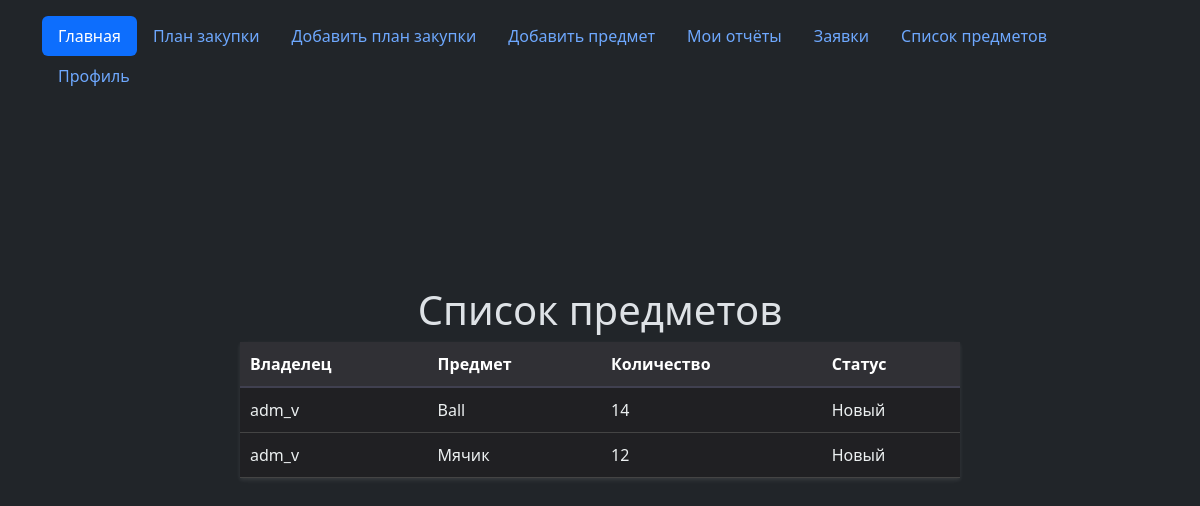
Before: /my_items (signed in) with the older database file.
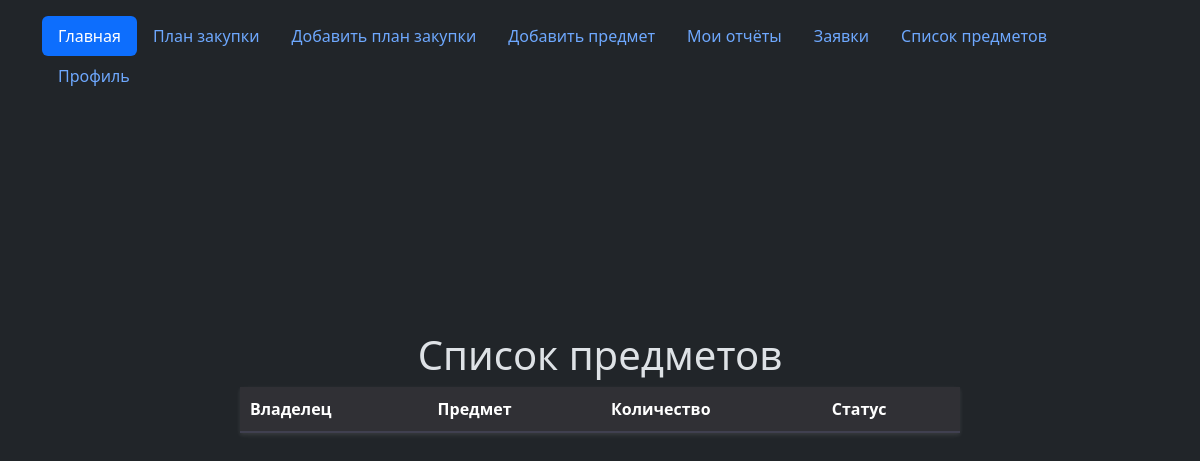
After: the same page with the newer database file.
### tables this page shows
CREATE TABLE inventory (
id integer PRIMARY KEY AUTOINCREMENT,
title text NOT NULL,
text text NOT NULL,
condition text NOT NULL,
owner text NOT NULL,
request text NOT NULL,
status text NOT NULL,
request_quantity text NOT NULL
);

### flsite.py (the view)
@app.route("/my_items")
@login_required
def my_items():
    name = dbase.get_username(current_user.get_id())
    return render_template('my_items.html', role=now_role, title="Мои предметы", inventory=dbase.getMyItems(name), name=name)

### FDataBase.py (called while the page is built)
    def get_username(self, user_id):
        try:
            self.__cur.execute(f"SELECT name FROM users WHERE id = {user_id} LIMIT 1")
            res = self.__cur.fetchone()[0]
            if res:
                return res
        except sqlite3.Error as e:
            print("Ошибка получения имени пользователя из БД " + str(e))
        return (False, False)

    def getUser(self, user_id):
        try:
            self.__cur.execute(f"SELECT * FROM users WHERE id = '{user_id}' LIMIT 1")
            res = self.__cur.fetchone()
            if not res:
                print("Пользователь не найден")
                return False
            return res
        except sqlite3.Error as e:
            print("Ошибка получения данных из БД " + str(e))
        return False

    def getMyItems(self, username):
        try:
            self.__cur.execute(f"SELECT id, title, text, condition, owner, request, status FROM inventory WHERE owner = '{username}'")
            res = self.__cur.fetchall()
            if res: return res
        except sqlite3.Error as e:
            print("Ошибка получения предмета из БД " + str(e))
        return []

### UserLogin.py (called while the page is built)
    def fromDB(self, user_id, db):
        self.__user = db.getUser(user_id)
        return self

    def get_id(self):
        return str(self.__user['id'])

### flsite.py (called while the page is built)
@login_manager.user_loader
def load_user(user_id):
    return UserLogin().fromDB(user_id, dbase)

def connect_db():
    conn = sqlite3.connect(app.config['DATABASE'])
    conn.row_factory = sqlite3.Row
    return conn

def get_db():
    if not hasattr(g, "link_db"):
        g.link_db = connect_db()
    return g.link_db

@app.before_request
def before_request():
    global dbase
    db = get_db()
    dbase = FDataBase(db)

### templates/my_items.html (shortened to what this page needs)
{% extends "base.html" %}
{% block body %}
    <h1>Список предметов</h1>
    <table>
        <thead>
            <tr>
                <th>Владелец</th>
                <th>Предмет</th>
                <th>Количество</th>
                <th>Статус</th>
            </tr>
        </thead>
    <tbody>
        {% for p in inventory %}
            <tr>
                <td>{{ p[4] }}</td>
                <td>{{ p[1] }}</td>
                <td>{{ p[2] }}</td>
                <td>{{ p[3] }}</td>
            </tr>
        {% endfor %}
    </tbody>
    </table>
{% endblock %}

### templates/base.html (shortened to what this page needs)
<!DOCTYPE html>
<html lang="en" data-bs-theme="dark">
<head>
    <link rel="stylesheet" href="/static/css/style.css">
    <link rel="stylesheet" href="https://cdn.jsdelivr.net/npm/bootstrap@5.3.3/dist/css/bootstrap.min.css">
</head>
<body>
    <div class="container">
    <header class="d-flex justify-content-center py-3">
      <ul class="nav nav-pills">
          <li class="nav-item"><a href="/" class="nav-link active" aria-current="page">Главная</a></li>
          {% if role == 1%}
            <li class="nav-item"><a href="/plans" class="nav-link">План закупки</a></li>
            <li class="nav-item"><a href="/add_plan" class="nav-link">Добавить план закупки</a></li>
            <li class="nav-item"><a href="/add_item" class="nav-link">Добавить предмет</a></li>
            <li class="nav-item"><a href="/report" class="nav-link">Мои отчёты</a></li>
            <li class="nav-item"><a href="/admin_requests" class="nav-link">Заявки</a></li>
          {% endif %}
          {% if role != 0 and role != 1 %}
            <li class="nav-item"><a href="/auth" class="nav-link">Войти</a></li>
            <li class="nav-item"><a href="/reg" class="nav-link">Зарегистрироваться</a></li>
          {% else %}
            <li class="nav-item"><a href="/all_items" class="nav-link">Список предметов</a></li>
            <li class="nav-item"><a href="/profile" class="nav-link">Профиль</a></li>
          {% endif %}
      </ul>
    </header>
    </div>
    {% block body %}{% endblock %}
</body>
</html>

### static/css/style.css (style rules this page uses)
body { font-family: sans-serif; background-color: #1e1e1e; display: flex; flex-direction: column; align-items: center; justify-content: center; min-height: 100vh; margin: 0; color: #fff; }
h1 { text-align: center; margin-bottom: 30px; color: #fff; }
table { width: 60%; border-collapse: collapse; margin-bottom: 20px; box-shadow: 0 2px 4px rgba(255, 255, 255, 0.1); background-color: #202023; color: #ecf0f1; }
thead th { background-color: #303035; font-weight: bold; padding: 10px; text-align: left; border-bottom: 2px solid #404050; color: #fff; }
a { text-decoration: none; color: #81ecec; }
.container { position: fixed; top: 0; }

Changed rows visible on the page:
removed inventory: owner "adm_v", title "Ball", text "14", condition "Новый"
removed inventory: owner "adm_v", title "Мячик", text "12", condition "Новый"
